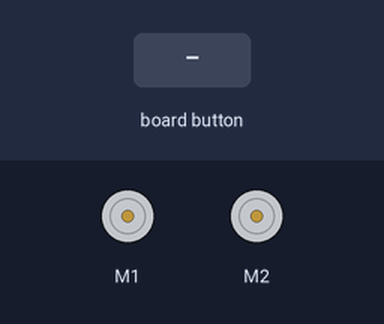
The program below on a simulated Raspberry Pi (BCM pin numbers). On the bench: 2 × DC motor (green arrow = forward, orange = backward, longer = faster). The inputs (shaded band) are chosen by the test bench. Motors are numbered in the order the program creates them (left before right in a Robot); the buttons are places on the Blue Dot phone app.

Above: at 1.2 s.
1.3 s: button top pressed
At 1.37 s:
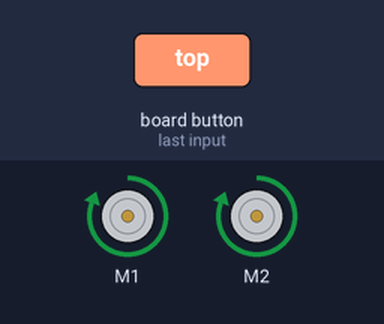
2.9 s: button bottom pressed
At 2.97 s:
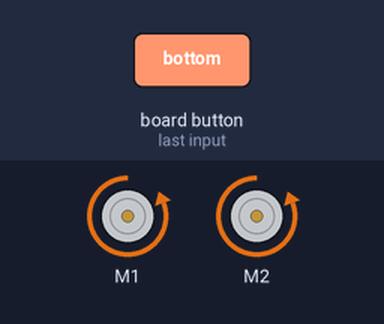
4.5 s: button left pressed
At 4.57 s:
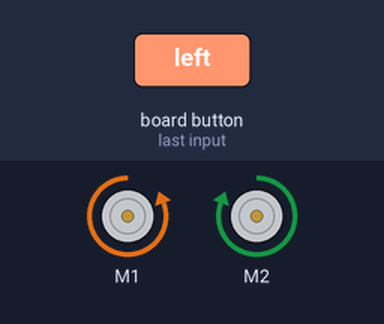
6.1 s: button right pressed
At 6.17 s:
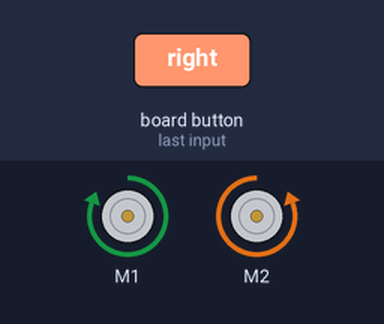
Timing chart, 0 to 8.7 s (numbered marks = the images above; inputs shaded):
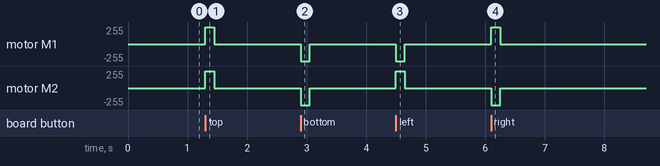

Measured:
- after the input at 1.3 s, motor M1, motor M2: stopped → forward 255/255 at once, → stopped 0.15 s later
- after the input at 2.9 s, motor M1, motor M2: stopped → backward 255/255 at once, → stopped 0.15 s later
- after the input at 4.5 s, motor M1: stopped → backward 255/255 at once, → stopped 0.15 s later; motor M2: stopped → forward 255/255 at once, → stopped 0.15 s later
- after the input at 6.1 s, motor M1: stopped → forward 255/255 at once, → stopped 0.15 s later; motor M2: stopped → backward 255/255 at once, → stopped 0.15 s later

The program:

movemove_dot.py
```python
from bluedot import BlueDot
from gpiozero import Robot
from signal import pause

bd = BlueDot()
bd.color = "red"

robot = Robot(left=(27, 22), right=(25, 4))

def move(pos):
    if pos.top:
        robot.forward()
    elif pos.bottom:
        robot.backward()
    elif pos.left:
        robot.left()
    elif pos.right:
        robot.right()

def stop():
    robot.stop()

bd.when_pressed = move
bd.when_moved = move
bd.when_released = stop

pause()
```
